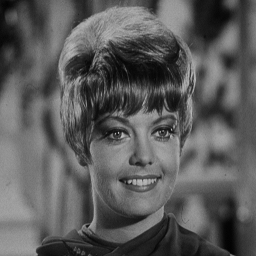
%> input picture edgcod/zelda.png, 256 x 256 px
$ octave 'fuzzy main.m'   (GNU Octave 9; MATLAB toolbox functions it lacks are replaced by stand-ins)
%> lines starting %> are read from the running program, lines starting %| are printed output that depends on the picture
%> further down, Irgb is the input picture: size 256x256x3 uint8; min 2, max 188, mean 91
### edgcod/fuzzyedge.m
function [Ieval,Irgb]=fuzzyedge(Irgb)

% Import RGB Image and Convert to Grayscale
Irgb = imread('zelda.png');
% Irgb is a 384 x 512 x 3 uint8 array. The three channels of Irgb (third array dimension) represent the red, green, and blue intensities of the image.
% Convert Irgb to grayscale so that you can work with a 2-D array instead of a 3-D array. Use the standard NTSC conversion formula to calculate the effective luminance of each pixel.
Igray = 0.2989*Irgb(:,:,1)+0.5870*Irgb(:,:,2)+0.1140*Irgb(:,:,3);
figure; image(Igray,'CDataMapping','scaled'); colormap('gray');
title('Input Image in Grayscale')
% Alternatively, you can use the rgb2gray function in the Image Processing Toolbox software to convert Irgb to grayscale.
% Convert Image to Double-Precision Data
% The Fuzzy Logic Toolbox software operates on double-precision numbers only. So, convert Igray, a uint8 array, to a double array.
I = double(Igray);
% Because uint8 values are in the [0 2^8-1] range, all elements of I are in that range too. Scale I so that its elements are in the [0 1] range.
classType = class(Igray);
%> classType = 'uint8'
scalingFactor = double(intmax(classType));
%> scalingFactor = 255
I = I/scalingFactor;
% Obtain Image Gradient
% The fuzzy logic edge-detection algorithm for this example relies on the image gradient to locate breaks in uniform regions. Calculate the image gradient along the x-axis and y-axis.
Gx = [-1 1];
Gy = Gx';
Ix = conv2(I,Gx,'same');
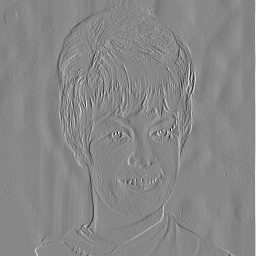
%> Ix: size 256x256 double; min -0.573, max 0.506, mean 0.00149; drawn with min black and max white
Iy = conv2(I,Gy,'same');
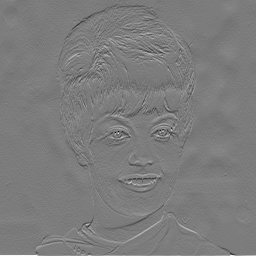
%> Iy: size 256x256 double; min -0.549, max 0.576, mean 0.00106; drawn with min black and max white
figure; image(Ix,'CDataMapping','scaled'); colormap('gray'); title('Ix');
figure; image(Iy,'CDataMapping','scaled'); colormap('gray'); title('Iy');
% Define Fuzzy Inference System (FIS) for Edge Detection
% Create a Fuzzy Inference System (FIS) for edge detection, edgeFIS.
edgeFIS = newfis('edgeDetection');
% Specify the image gradients, Ix and Iy, as the inputs of edgeFIS.
edgeFIS = addvar(edgeFIS,'input','Ix',[-1 1]);
edgeFIS = addvar(edgeFIS,'input','Iy',[-1 1]);
% Specify a zero-mean Gaussian membership function for each input. If the gradient value for a pixel is 0, then it belongs to the zero membership function with a degree of 1.
sx = 0.1; sy = 0.1;
edgeFIS = addmf(edgeFIS,'input',1,'zero','gaussmf',[sx 0]);
edgeFIS = addmf(edgeFIS,'input',2,'zero','gaussmf',[sy 0]);
% Specify the intensity of the edge-detected image as an output of edgeFIS.
edgeFIS = addvar(edgeFIS,'output','Iout',[0 1]);
% Specify the triangular membership functions, white and black, for Iout.
wa = 0.1; wb = 1; wc = 1;
ba = 0; bb = 0; bc = .7;
%> the run ends on the next line
edgeFIS = addmf(edgeFIS,'output',1,'white','trimf',[wa wb wc]);
edgeFIS = addmf(edgeFIS,'output',1,'black','trimf',[ba bb bc]);
% Plot the membership functions of the inputs/outputs of edgeFIS.
figure
subplot(2,2,1); plotmf(edgeFIS,'input',1); title('Ix');
subplot(2,2,2); plotmf(edgeFIS,'input',2); title('Iy');
subplot(2,2,[3 4]); plotmf(edgeFIS,'output',1); title('Iout')
% Specify FIS Rules
% Add rules to make a pixel white if it belongs to a uniform region. Otherwise, make the pixel black.
r1 = 'If Ix is zero and Iy is zero then Iout is white';
r2 = 'If Ix is not zero or Iy is not zero then Iout is black';
r = char(r1,r2);
edgeFIS = parsrule(edgeFIS,r);
showrule(edgeFIS)
% Evaluate FIS
% Evaluate the output of the edge detector for each row of pixels in I using corresponding rows of Ix and Iy as inputs.
Ieval = zeros(size(I));% Preallocate the output matrix
for ii = 1:size(I,1)
    Ieval(ii,:) = evalfis([(Ix(ii,:));(Iy(ii,:));]',edgeFIS);
end
% Plot Results
figure; image(I,'CDataMapping','scaled'); colormap('gray');
title('Original Grayscale Image')
figure; image(Ieval,'CDataMapping','scaled'); colormap('gray');
title('Edge Detection Using Fuzzy Logic')
% Summary
% You detected the edges in an image using a FIS, comparing the gradient of every pixel in the x and y directions.
% If the gradient for a pixel is not zero, then the pixel belongs to an edge (black). You defined the gradient as
% zero using Gaussian membership functions for your FIS inputs.
end

### edgcod/fuzzy main.m
%% fuzzy
clc;clear;
mean=0;
variance=0.001;
noisedensity=0.01;
specklevariance=0.04;

Irgb=imread('zelda.png');
[Ieval]=fuzzyedge(Irgb);

$ run again, with edgcod/fruits.png copied over edgcod/zelda.png
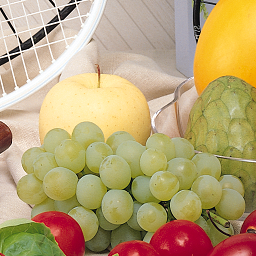
%> input picture edgcod/fruits.png, 256 x 256 px
%> Irgb is the input picture: size 256x256x3 uint8; mean R, G, B 185.2, 163.1, 118
%> in fuzzyedge, `Igray = 0.2989*Irgb(:,:,1)+0.5870*Irgb(:,:,2)+0.1140*Irgb(:,:,3);`:
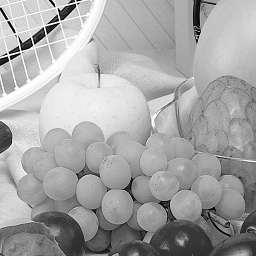
%> Igray: size 256x256 uint8; min 0, max 255, mean 164.5
%> in fuzzyedge, `Iy = conv2(I,Gy,'same');`:
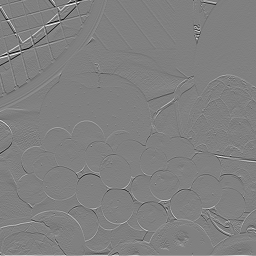
%> Iy: size 256x256 double; min -1, max 0.992, mean 0.00277; drawn with min black and max white
